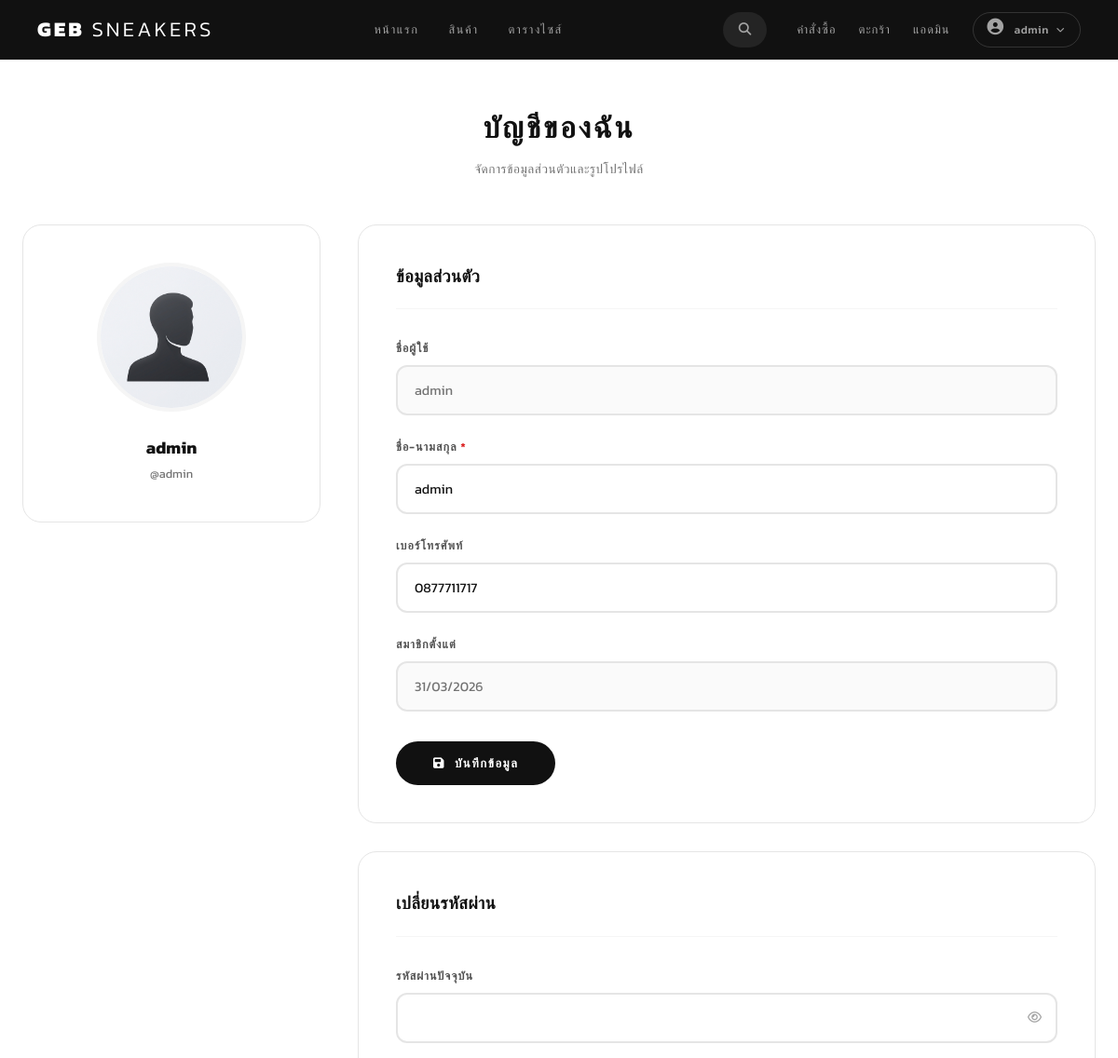
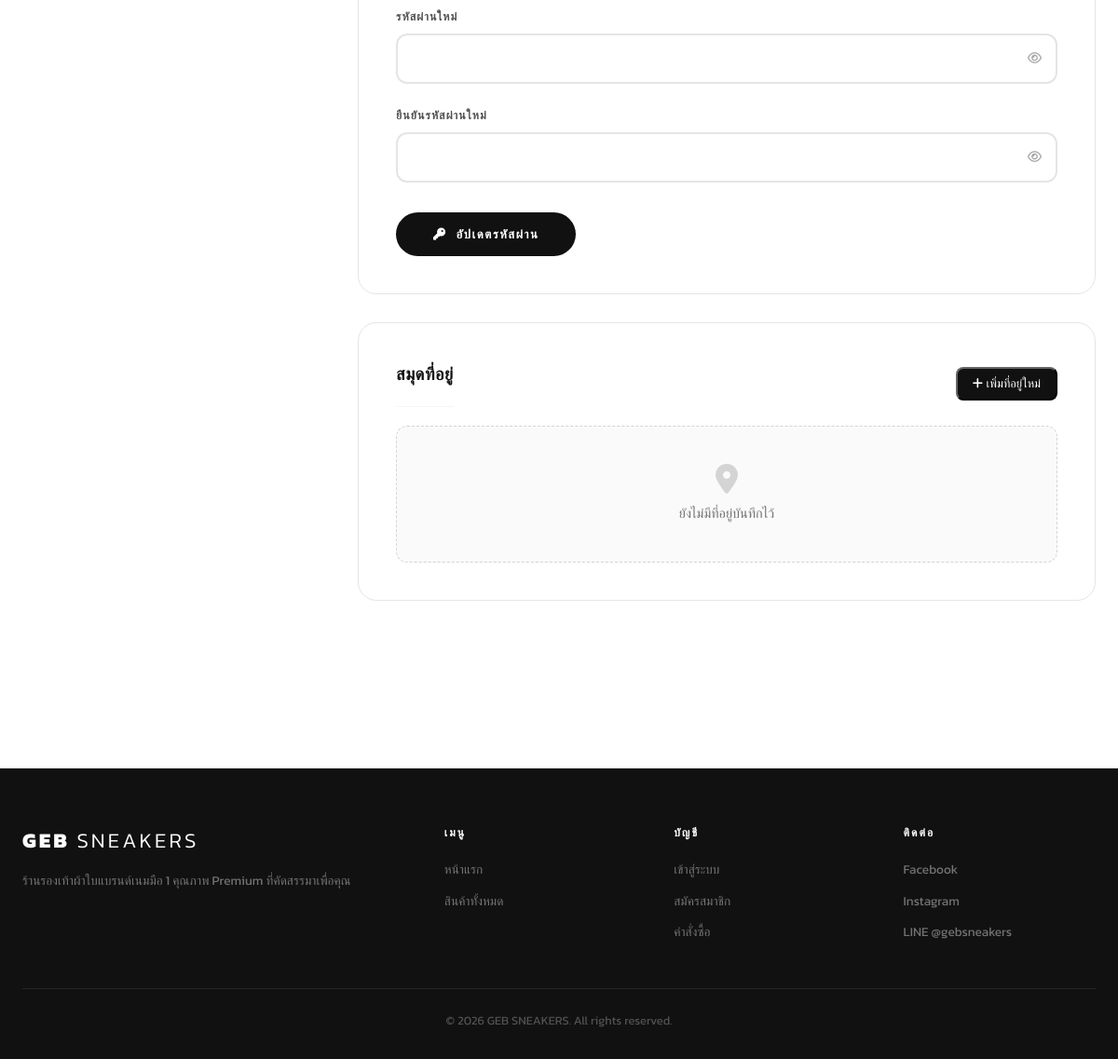
Page /index.php?page=profile (signed in) on the committed database (2 pictures, top to bottom).
### tables this page shows
CREATE TABLE `tb_users` (
  `u_id` int(11) NOT NULL,
  `u_username` varchar(50) NOT NULL,
  `u_password` varchar(255) NOT NULL,
  `u_fullname` varchar(100) DEFAULT NULL,
  `u_tel` varchar(20) DEFAULT NULL,
  `u_address` text DEFAULT NULL,
  `u_avatar` varchar(255) DEFAULT 'default_avatar.png',
  `u_level` enum('admin','user') DEFAULT 'user',
  `u_status` enum('active','suspended') DEFAULT 'active',
  `created_at` timestamp NOT NULL DEFAULT current_timestamp(),
  `updated_at` timestamp NOT NULL DEFAULT current_timestamp() ON UPDATE current_timestamp()
);

### index.php (called while the page is built, shortened)
<?php
require_once __DIR__ . '/inc/function.php';
require_once __DIR__ . '/inc/mapsite.php';
$page = isset($_GET['page']) ? $_GET['page'] : 'home';
require_once __DIR__ . '/inc/header.php';
require_once __DIR__ . '/inc/menu.php';
require_once __DIR__ . '/' . $pages[$page];
require_once __DIR__ . '/inc/footer.php';

### inc/function.php (called while the page is built, shortened)
<?php
function sanitize($data) {
    return htmlspecialchars(trim($data), ENT_QUOTES, 'UTF-8');
}

### pages/profile.php (the view, shortened to what this page needs)
<?php
$stmtUser = $conn->prepare("SELECT * FROM tb_users WHERE u_id = ?");
$stmtUser->bind_param("i", $_SESSION['u_id']);
$stmtUser->execute();
$resultUser = $stmtUser->get_result();
$user = $resultUser->fetch_assoc();
$stmtAddr = $conn->prepare("SELECT * FROM tb_addresses WHERE u_id = ? ORDER BY is_default DESC, created_at DESC");
$stmtAddr->bind_param("i", $_SESSION['u_id']);
$stmtAddr->execute();
$addresses = $stmtAddr->get_result()->fetch_all(MYSQLI_ASSOC);
$avatarSrc = UPLOAD_URL . 'avatars/' . ($user['u_avatar'] ?? 'default_avatar.png');
?>
<div class="profile-page">
    <div class="container">
        <div class="profile-header">
            <h1 class="profile-title">บัญชีของฉัน</h1>
            <p class="profile-subtitle">จัดการข้อมูลส่วนตัวและรูปโปรไฟล์</p>
        </div>
        <div class="profile-grid">
            <div class="profile-avatar-section">
                <div class="avatar-card">
                    <div class="avatar-wrapper" id="avatarWrapper">
                        <img src="<?php echo $avatarSrc; ?>?v=<?php echo time(); ?>" alt="Avatar" id="avatarPreview">
                    </div>
                    <div class="avatar-info">
                        <h3><?php echo sanitize($user['u_fullname'] ?? 'ไม่ระบุชื่อ'); ?></h3>
                        <p>@<?php echo sanitize($user['u_username']); ?></p>
                    </div>
                </div>
            </div>
            <div class="profile-form-section">
                <div class="form-card">
                    <h2 class="form-card-title">ข้อมูลส่วนตัว</h2>
                    <form method="POST" id="profileForm">
                        <div class="pf-form-group">
                            <label class="pf-label">ชื่อผู้ใช้</label>
                            <input type="text" class="pf-input" value="<?php echo sanitize($user['u_username']); ?>" disabled>
                        </div>
                        <div class="pf-form-group">
                            <label class="pf-label">ชื่อ-นามสกุล <span class="required">*</span></label>
                            <input type="text" name="fullname" class="pf-input" value="<?php echo sanitize($user['u_fullname'] ?? ''); ?>" required>
                        </div>
                        <div class="pf-form-group">
                            <label class="pf-label">เบอร์โทรศัพท์</label>
                            <input type="text" name="tel" class="pf-input" value="<?php echo sanitize($user['u_tel'] ?? ''); ?>" placeholder="เช่น 0812345678">
                        </div>
                        <div class="pf-form-group">
                            <label class="pf-label">สมาชิกตั้งแต่</label>
                            <input type="text" class="pf-input" value="<?php echo date('d/m/Y', strtotime($user['created_at'])); ?>" disabled>
                        </div>
                        <button type="submit" class="btn-save-profile">
                            <i class="fas fa-save"></i> บันทึกข้อมูล
                        </button>
                    </form>
                </div>
                <div class="form-card" style="margin-top: 30px;">
                    <h2 class="form-card-title">เปลี่ยนรหัสผ่าน</h2>
                    <form method="POST">
                        <div class="pf-form-group">
                            <label class="pf-label">รหัสผ่านปัจจุบัน</label>
                            <div class="pf-password-wrap">
                                <input type="password" name="current_password" class="pf-input pf-password-input" required>
                                <button type="button" class="pf-eye-btn" tabindex="-1">
                                    <i class="fa-regular fa-eye"></i>
                                </button>
                            </div>
                        </div>
                        <div class="pf-form-group">
                            <label class="pf-label">รหัสผ่านใหม่</label>
                            <div class="pf-password-wrap">
                                <input type="password" name="new_password" class="pf-input pf-password-input" required>
                                <button type="button" class="pf-eye-btn" tabindex="-1">
                                    <i class="fa-regular fa-eye"></i>
                                </button>
                            </div>
                        </div>
                        <div class="pf-form-group">
                            <label class="pf-label">ยืนยันรหัสผ่านใหม่</label>
                            <div class="pf-password-wrap">
                                <input type="password" name="confirm_password" class="pf-input pf-password-input" required>
                                <button type="button" class="pf-eye-btn" tabindex="-1">
                                    <i class="fa-regular fa-eye"></i>
                                </button>
                            </div>
                        </div>
                        <button type="submit" class="btn-save-profile" style="background: var(--black); color: var(--white);">
                            <i class="fas fa-key"></i> อัปเดตรหัสผ่าน
                        </button>
                    </form>
                </div>
                <div class="form-card" style="margin-top: 30px;">
                    <div style="display: flex; justify-content: space-between; align-items: center; margin-bottom: 20px;">
                        <h2 class="form-card-title" style="margin-bottom: 0;">สมุดที่อยู่</h2>
                        <button type="button" class="btn-primary" onclick="openAddressModal()" style="padding: 8px 16px; font-size: 0.8rem; border-radius: 8px;">
                            <i class="fas fa-plus"></i> เพิ่มที่อยู่ใหม่
                        </button>
                    </div>
                    <?php if (empty($addresses)): ?>
                        <div style="text-align: center; padding: 40px 20px; background: var(--gray-50); border-radius: 12px; border: 1px dashed var(--gray-300);">
                            <i class="fas fa-map-marker-alt" style="font-size: 2rem; color: var(--gray-300); margin-bottom: 10px;"></i>
                            <p style="color: var(--gray-500); font-size: 0.9rem;">ยังไม่มีที่อยู่บันทึกไว้</p>
                        </div>
                    <?php endif; ?>
                </div>
            </div>
        </div>
    </div>
</div>

### assets/css/main.css (style rules this page uses)
* { margin: 0; padding: 0; box-sizing: border-box; }
:root { --black: #111111; --white: #ffffff; --gray-50: #fafafa; --gray-100: #f5f5f5; --gray-200: #e5e5e5; --gray-300: #d4d4d4; --gray-400: #a3a3a3; --gray-500: #737373; --gray-600: #525252; --gray-700: #404040; --gray-800: #262626; --gray-900: #171717; --success: #16a34a; --error: #dc2626; --warning: #ea580c; --font: 'Kanit', sans-serif; --ease: all 0.3s cubic-bezier(0.4, 0, 0.2, 1); --shadow-sm: 0 1px 2px rgba(0,0,0,0.06); --shadow-md: 0 4px 12px rgba(0,0,0,0.08); --shadow-lg: 0 12px 24px rgba(0,0,0,0.1); --shadow-xl: 0 20px 40px rgba(0,0,0,0.12); }
html { scroll-behavior: smooth; }
body { font-family: var(--font); font-weight: 400; color: var(--black); background: var(--white); line-height: 1.6; -webkit-font-smoothing: antialiased; }
img { max-width: 100%; height: auto; display: block; }
.container { width: 100%; max-width: 1280px; margin: 0 auto; padding: 0 24px; }
.btn-primary { background: var(--black); color: var(--white); border-color: var(--black); }

### assets/css/pages/profile.css (style rules this page uses)
.profile-page { padding: 48px 0 100px; }
.profile-header { text-align: center; margin-bottom: 48px; }
.profile-title { font-size: 2rem; font-weight: 800; text-transform: uppercase; letter-spacing: 3px; margin-bottom: 8px; }
.profile-subtitle { font-size: 0.85rem; color: var(--gray-500); letter-spacing: 0.5px; }
.profile-grid { display: grid; grid-template-columns: 320px 1fr; gap: 40px; align-items: start; }
.avatar-card { background: var(--white); border: 1px solid var(--gray-200); border-radius: 20px; padding: 40px 32px; text-align: center; position: sticky; top: 88px; }
.avatar-wrapper { width: 160px; height: 160px; margin: 0 auto 24px; border-radius: 50%; overflow: hidden; position: relative; cursor: pointer; border: 4px solid var(--gray-100); transition: var(--ease); }
.avatar-wrapper img { width: 100%; height: 100%; object-fit: cover; }
.avatar-info h3 { font-size: 1.15rem; font-weight: 700; margin-bottom: 4px; }
.avatar-info p { font-size: 0.8rem; color: var(--gray-500); margin-bottom: 0; }
.form-card { background: var(--white); border: 1px solid var(--gray-200); border-radius: 20px; padding: 40px; }
.form-card-title { font-size: 1.15rem; font-weight: 700; margin-bottom: 32px; padding-bottom: 20px; border-bottom: 1px solid var(--gray-100); letter-spacing: 0.5px; }
.pf-form-group { margin-bottom: 24px; }
.pf-label { display: block; font-size: 0.78rem; font-weight: 600; color: var(--gray-600); text-transform: uppercase; letter-spacing: 1px; margin-bottom: 8px; }
.pf-label .required { color: var(--error); }
.pf-input { width: 100%; padding: 14px 18px; font-family: var(--font); font-size: 0.9rem; border: 2px solid var(--gray-200); border-radius: 12px; background: var(--white); color: var(--black); transition: var(--ease); outline: none; }
.pf-input:disabled { background: var(--gray-50); color: var(--gray-500); cursor: not-allowed; }
.btn-save-profile { display: inline-flex; align-items: center; gap: 10px; padding: 14px 40px; background: var(--black); color: var(--white); border: none; border-radius: 50px; font-family: var(--font); font-size: 0.82rem; font-weight: 600; letter-spacing: 1.5px; text-transform: uppercase; cursor: pointer; transition: var(--ease); margin-top: 8px; }

### pages/profile.php (style rules this page uses)
.pf-password-wrap { position: relative; display: flex; align-items: center; }
.pf-password-input { padding-right: 45px !important; }
.pf-eye-btn { position: absolute; right: 12px; top: 50%; transform: translateY(-50%); background: none; border: none; color: var(--gray-400); cursor: pointer; padding: 5px; display: flex; align-items: center; justify-content: center; transition: color 0.2s; z-index: 5; }

### rows in the picture
tb_users: u_avatar (placeholder picture), u_fullname "admin", u_username "admin", fullname "admin", tel "0877711717", created_at "31/03/2026"

### other values in the picture
$_SESSION['u_fullname'] "admin"
